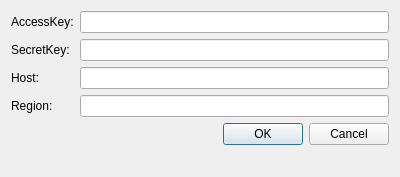
<?xml version="1.0" encoding="UTF-8"?>
<ui version="4.0">
 <class>SettingsDialog</class>
 <widget class="QDialog" name="SettingsDialog">
  <property name="geometry">
   <rect>
    <x>0</x>
    <y>0</y>
    <width>400</width>
    <height>177</height>
   </rect>
  </property>
  <property name="windowTitle">
   <string>Settings</string>
  </property>
  <layout class="QFormLayout" name="formLayout">
   <property name="fieldGrowthPolicy">
    <enum>QFormLayout::AllNonFixedFieldsGrow</enum>
   </property>
   <item row="0" column="0">
    <widget class="QLabel" name="label">
     <property name="text">
      <string>AccessKey:</string>
     </property>
    </widget>
   </item>
   <item row="0" column="1">
    <widget class="QLineEdit" name="accesKey"/>
   </item>
   <item row="1" column="0">
    <widget class="QLabel" name="label_2">
     <property name="text">
      <string>SecretKey:</string>
     </property>
    </widget>
   </item>
   <item row="1" column="1">
    <widget class="QLineEdit" name="secretKey"/>
   </item>
   <item row="2" column="0">
    <widget class="QLabel" name="label_4">
     <property name="text">
      <string>Host:</string>
     </property>
    </widget>
   </item>
   <item row="2" column="1">
    <widget class="QLineEdit" name="host"/>
   </item>
   <item row="3" column="0">
    <widget class="QLabel" name="label_5">
     <property name="text">
      <string>Region:</string>
     </property>
    </widget>
   </item>
   <item row="3" column="1">
    <widget class="QLineEdit" name="region"/>
   </item>
   <item row="4" column="0" colspan="2">
    <widget class="QDialogButtonBox" name="buttonBox">
     <property name="orientation">
      <enum>Qt::Horizontal</enum>
     </property>
     <property name="standardButtons">
      <set>QDialogButtonBox::Cancel|QDialogButtonBox::Ok</set>
     </property>
    </widget>
   </item>
  </layout>
 </widget>
 <tabstops>
  <tabstop>accesKey</tabstop>
  <tabstop>secretKey</tabstop>
  <tabstop>host</tabstop>
  <tabstop>region</tabstop>
 </tabstops>
 <resources/>
 <connections>
  <connection>
   <sender>buttonBox</sender>
   <signal>accepted()</signal>
   <receiver>SettingsDialog</receiver>
   <slot>accept()</slot>
   <hints>
    <hint type="sourcelabel">
     <x>248</x>
     <y>254</y>
    </hint>
    <hint type="destinationlabel">
     <x>157</x>
     <y>274</y>
    </hint>
   </hints>
  </connection>
  <connection>
   <sender>buttonBox</sender>
   <signal>rejected()</signal>
   <receiver>SettingsDialog</receiver>
   <slot>reject()</slot>
   <hints>
    <hint type="sourcelabel">
     <x>316</x>
     <y>260</y>
    </hint>
    <hint type="destinationlabel">
     <x>286</x>
     <y>274</y>
    </hint>
   </hints>
  </connection>
 </connections>
</ui>
